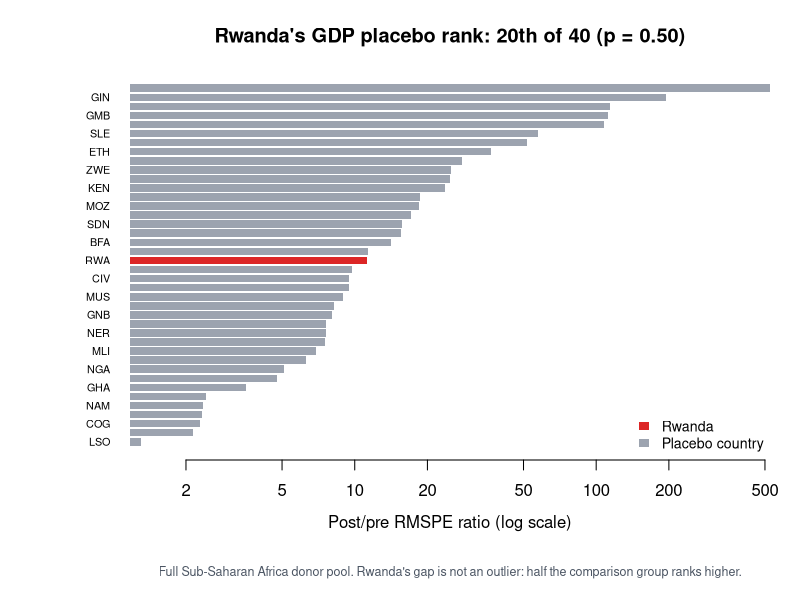

Write R code to recreate this figure.
#!/usr/bin/env Rscript

# Single "show and tell" figure: where does Rwanda rank among all 40 units
# in the full-pool GDP placebo test, by post/pre RMSPE ratio. Log scale
# because Equatorial Guinea's ratio (525) dwarfs everything else.

results <- read.csv("results/placebo-in-space-full.csv", stringsAsFactors = FALSE)
results <- results[order(-results$ratio), ]
results$rank <- seq_len(nrow(results))

dir.create("figures", showWarnings = FALSE)
png("figures/placebo-ranking-full-pool.png", width = 1700, height = 1500, res = 170)
par(mar = c(7.0, 6.5, 3.5, 1.5), family = "sans")

cols <- ifelse(results$unit == "RWA", "#DC2626", "#9CA3AF")
bp <- barplot(
  rev(results$ratio), horiz = TRUE, log = "x",
  col = rev(cols), border = NA,
  names.arg = rev(results$unit), las = 1, cex.names = 0.65,
  xlab = "", ylab = "",
  main = "Rwanda's GDP placebo rank: 20th of 40 (p = 0.50)"
)
title(xlab = "Post/pre RMSPE ratio (log scale)", line = 2.6)
abline(v = 1, lty = 3, col = "#00000055")
legend("bottomright", legend = c("Rwanda", "Placebo country"), fill = c("#DC2626", "#9CA3AF"), border = NA, bty = "n", cex = 0.85)
mtext("Full Sub-Saharan Africa donor pool. Rwanda's gap is not an outlier: half the comparison group ranks higher.", side = 1, line = 5.0, cex = 0.75, col = "#4B5563")
dev.off()
cat("Saved figures/placebo-ranking-full-pool.png\n")
